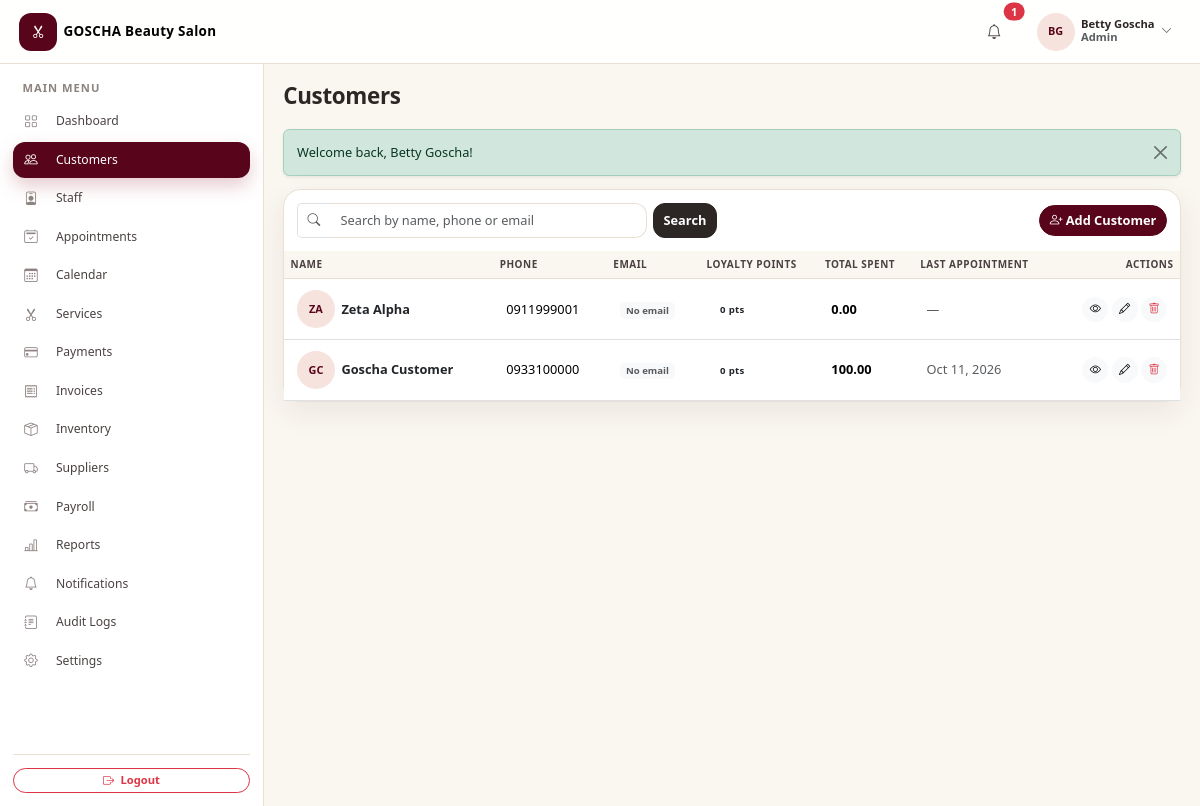
/admin/customers.php (signed in), run on an earlier commit of the app's database.
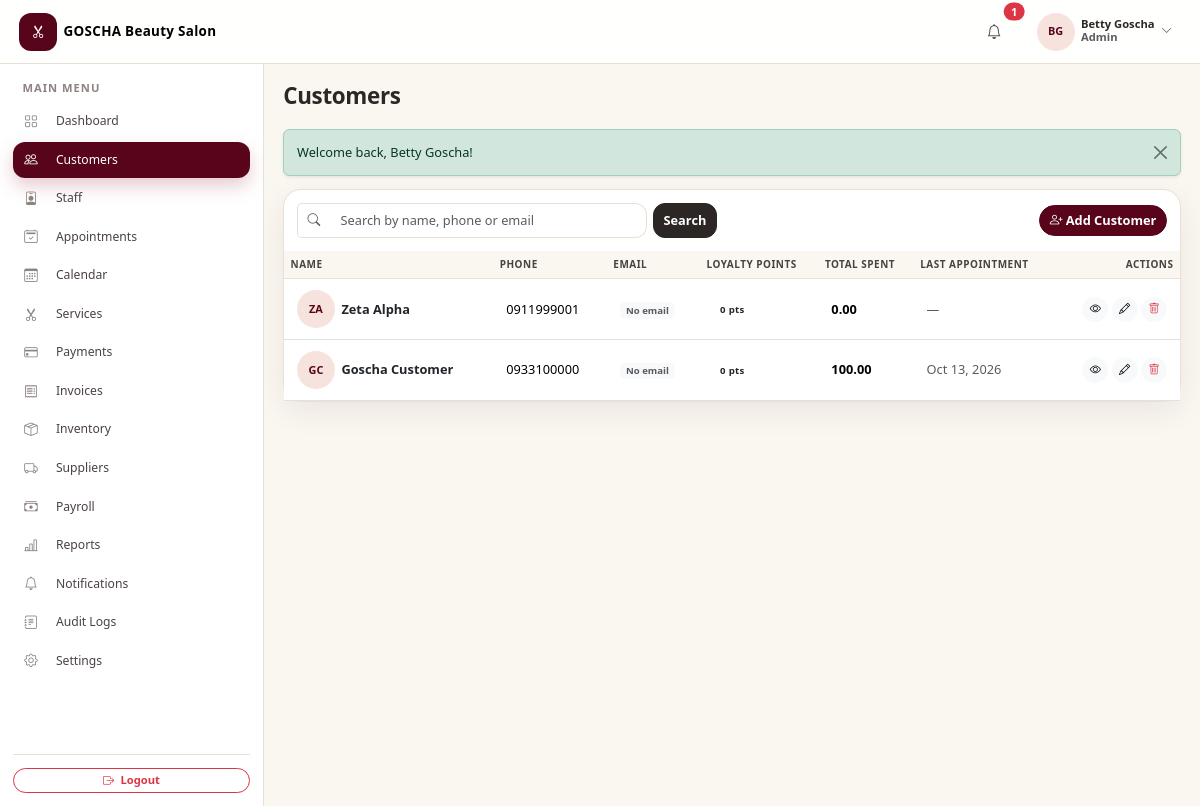
And on a later commit of the database.
### tables this page shows
CREATE TABLE `customers` (
  `id` int(11) NOT NULL AUTO_INCREMENT,
  `salon_id` int(11) NOT NULL,
  `first_name` varchar(100) NOT NULL,
  `last_name` varchar(100) NOT NULL,
  `phone` varchar(20) NOT NULL,
  `email` varchar(255) DEFAULT NULL,
  `password` varchar(255) DEFAULT NULL,
  `date_of_birth` date DEFAULT NULL,
  `gender` enum('female','male','other') DEFAULT NULL,
  `address` varchar(255) DEFAULT NULL,
  `skin_type` varchar(100) DEFAULT NULL,
  `hair_type` varchar(100) DEFAULT NULL,
  `allergies` text DEFAULT NULL,
  `notes` text DEFAULT NULL,
  `loyalty_points` int(11) NOT NULL DEFAULT 0,
  `created_at` datetime NOT NULL DEFAULT current_timestamp(),
  `updated_at` datetime NOT NULL DEFAULT current_timestamp() ON UPDATE current_timestamp(),
  PRIMARY KEY (`id`),
  KEY `idx_customers_phone` (`phone`),
  KEY `idx_customers_name` (`last_name`,`first_name`),
  KEY `idx_customers_salon` (`salon_id`),
  KEY `idx_cust_salon_name` (`salon_id`,`last_name`,`first_name`),
  CONSTRAINT `fk_customers_salon` FOREIGN KEY (`salon_id`) REFERENCES `salons` (`id`)
);

### admin/customers.php (called while the page is built, shortened)
<?php
include __DIR__ . '/../modules/customers.php';

### config/database.php (called while the page is built, shortened)
<?php
function db(): PDO
{
    static $pdo = null;
    if ($pdo === null) {
        $options = [
            PDO::ATTR_ERRMODE            => PDO::ERRMODE_EXCEPTION,
            PDO::ATTR_DEFAULT_FETCH_MODE => PDO::FETCH_ASSOC,
            PDO::ATTR_EMULATE_PREPARES   => false,
        ];
        try {
            $pdo = new PDO(
                'mysql:host=' . DB_HOST . ';dbname=' . DB_NAME . ';charset=utf8mb4',
                DB_USER,
                DB_PASS,
                $options
            );
        } catch (PDOException $e) {
            http_response_code(500);
            exit('Database connection failed. Please check config/database.php and make sure MySQL is running.');
        }
    }
    return $pdo;
}

### includes/functions.php (called while the page is built, shortened)
<?php
function e($value): string
{
    return htmlspecialchars((string)$value, ENT_QUOTES, 'UTF-8');
}
function money($amount): string
{
    return number_format((float)$amount, 2);
}
function fmt_date($date): string
{
    return date('M j, Y', strtotime((string)$date));
}
function initials(string $name): string
{
    $parts = preg_split('/\s+/', trim($name));
    $out = '';
    foreach (array_slice($parts, 0, 2) as $p) {
        if ($p !== '') {
            $out .= mb_substr($p, 0, 1);
        }
    }
    return strtoupper($out ?: '?');
}
function paginate(int $total, int $perPage, int $page): array
{
    $totalPages = max(1, (int)ceil($total / $perPage));
    $page       = max(1, min($page, $totalPages));
    return [
        'total'       => $total,
        'perPage'     => $perPage,
        'page'        => $page,
        'totalPages'  => $totalPages,
        'offset'      => ($page - 1) * $perPage,
        'hasPrev'     => $page > 1,
        'hasNext'     => $page < $totalPages,
        'prevPage'    => $page - 1,
        'nextPage'    => $page + 1,
    ];
}

### modules/customers.php (the view, shortened to what the changed rows need)
<?php
$salonId = require_salon_context();
$action  = $_GET['action'] ?? 'list';
if ($action === 'list') {
    $page   = max(1, (int)($_GET['page'] ?? 1));
    $perPage = 15;
    $where  = 'WHERE c.salon_id = :sid';
    $params = ['sid' => $salonId];
    $countStmt = db()->prepare("SELECT COUNT(*) FROM customers c {$where}");
    $countStmt->execute($params);
    $total = (int)$countStmt->fetchColumn();
    $pg    = paginate($total, $perPage, $page);
    $stmt = db()->prepare(
        "SELECT c.*,
                (SELECT MAX(a.appointment_date) FROM appointments a WHERE a.customer_id = c.id AND a.salon_id = c.salon_id AND a.status = 'completed') AS last_appointment,
                (SELECT COALESCE(SUM(a.total_amount),0) FROM appointments a WHERE a.customer_id = c.id AND a.salon_id = c.salon_id) AS total_spent
         FROM customers c {$where}
         ORDER BY c.created_at DESC
         LIMIT {$perPage} OFFSET {$pg['offset']}"
    );
    $stmt->execute($params);
    $customers = $stmt->fetchAll();
    include __DIR__ . '/../includes/header.php';
    ?>
    <div class="card table-card">
        <div class="table-responsive">
            <table class="table table-hover align-middle mb-0" id="customerTable">
                <thead>
                    <tr><th>Name</th><th>Phone</th><th>Email</th><th>Loyalty Points</th><th>Total Spent</th><th>Last Appointment</th><th class="text-end">Actions</th></tr>
                </thead>
                <tbody>
                <?php if (!$customers): ?>
                    <tr><td colspan="7">
                        <div class="empty-state">
                            <div class="icon"><i class="bi bi-people"></i></div>
                            <p class="text-muted mb-2">No customers found.</p>
                            <a href="customers.php?action=add" class="btn btn-sm btn-rose rounded-pill">Add your first customer</a>
                        </div>
                    </td></tr>
                <?php else: foreach ($customers as $c): ?>
                    <tr>
                        <td>
                            <div class="d-flex align-items-center gap-2">
                                <span class="avatar"><?php echo e(initials($c['first_name'] . ' ' . $c['last_name'])); ?></span>
                                <a href="customers.php?action=view&id=<?php echo $c['id']; ?>" class="fw-semibold text-body text-decoration-none">
                                    <?php echo e($c['first_name'] . ' ' . $c['last_name']); ?>
                                </a>
                            </div>
                        </td>
                        <td><?php echo e($c['phone']); ?></td>
                        <td class="text-muted"><?php echo $c['email'] ? e($c['email']) : '<span class="badge bg-light text-muted">No email</span>'; ?></td>
                        <td><span class="badge badge-status bg-gold text-dark"><?php echo (int)$c['loyalty_points']; ?> pts</span></td>
                        <td class="fw-semibold"><?php echo money($c['total_spent']); ?></td>
                        <td class="text-muted"><?php echo $c['last_appointment'] ? fmt_date($c['last_appointment']) : '—'; ?></td>
                        <td class="text-end">
                            <a href="customers.php?action=view&id=<?php echo $c['id']; ?>" class="btn btn-sm btn-light rounded-pill" title="View"><i class="bi bi-eye"></i></a>
                            <a href="customers.php?action=edit&id=<?php echo $c['id']; ?>" class="btn btn-sm btn-light rounded-pill" title="Edit"><i class="bi bi-pencil"></i></a>
                            <button type="button" class="btn btn-sm btn-light rounded-pill text-danger"
                                    data-confirm="Are you sure you want to delete this customer? This will also remove their appointments and payments."
                                    data-confirm-action="customers.php?action=delete&id=<?php echo $c['id']; ?>"
                                    data-confirm-label="Delete"><i class="bi bi-trash"></i></button>
                        </td>
                    </tr>
                <?php endforeach; endif; ?>
                </tbody>
            </table>
        </div>
    </div>
    <?php
    include __DIR__ . '/../includes/footer.php';
    exit;
}
    ?>

What changed in the data, as far as the page shows it:
changed customers "Goscha Customer": last_appointment "Oct 11, 2026" → "Oct 13, 2026"
